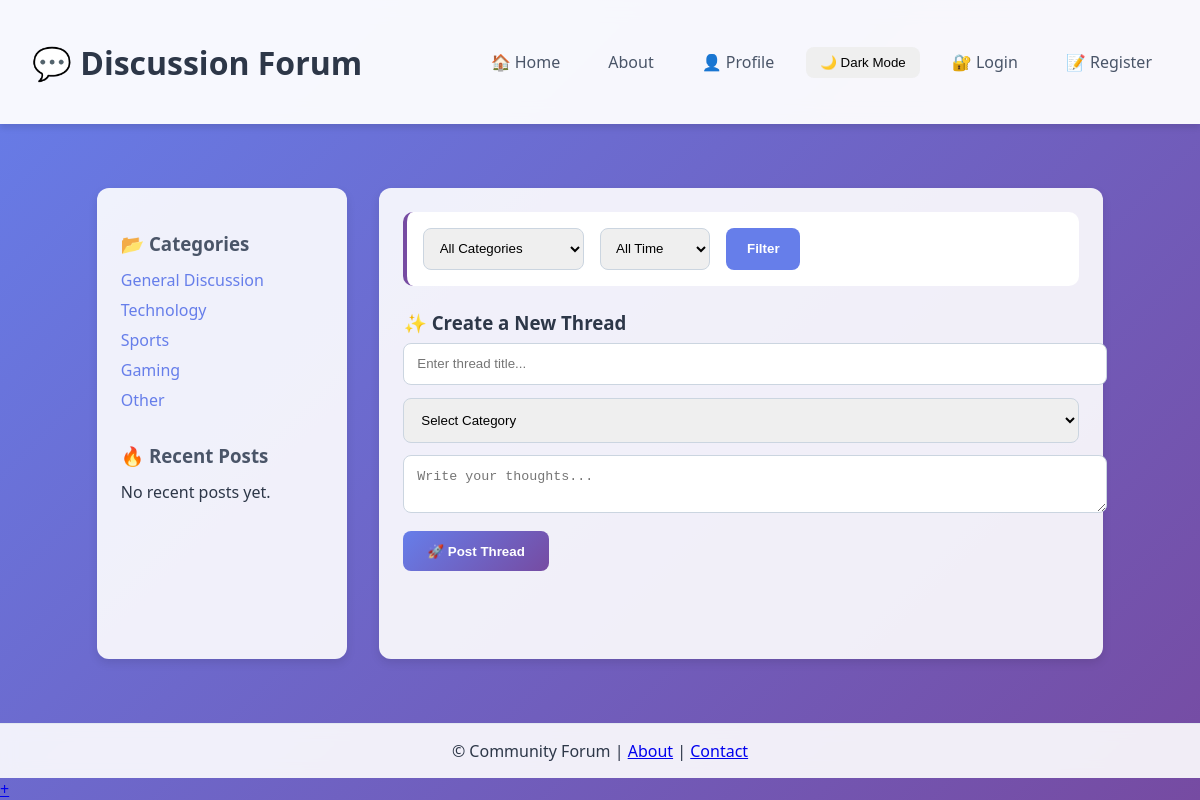
Page /chat/ on the committed database.
### chat/models.py (models this page shows, shortened)
class Category(models.Model):
    name = models.CharField(max_length=100, unique=True)
    description = models.TextField(blank=True)
    created_at = models.DateTimeField(auto_now_add=True)

### chat/views.py (the view)
# urls.py: path('', views.index, name='index'),
def index(request):
    query = request.GET.get('q', '')
    category_id = request.GET.get('category', '')
    threads = Thread.objects.all().order_by('-created_at')
    if query:
        threads = threads.filter(
            Q(title__icontains=query) |
            Q(content__icontains=query) |
            Q(author__username__icontains=query)
        )
    if category_id:
        threads = threads.filter(category_id=category_id)
    paginator = Paginator(threads, 10)
    page_number = request.GET.get('page')
    page_obj = paginator.get_page(page_number)
    categories = Category.objects.all()
    unread_notifications = 0
    if request.user.is_authenticated:
        unread_notifications = Notification.objects.filter(
            user=request.user, is_read=False
        ).count()
    return render(request, 'index.html', {
        'page_obj': page_obj,
        'categories': categories,
        'query': query,
        'selected_category': category_id,
        'unread_notifications': unread_notifications,
    })

### chat/templates/index.html (shortened to what this page needs)
{% extends 'base.html' %}
{% load static %}
{% block content %}
<main>
    <aside>
        <div class="sidebar-card">
            <h3>📂 Categories</h3>
            <ul>
                {% for category in categories %}
                    <li><a href="?category={{ category.id }}">{{ category.name }}</a></li>
                {% endfor %}
            </ul>
        </div>
        <div class="sidebar-card">
            <h3>🔥 Recent Posts</h3>
            <ul>
                {% for thread in page_obj|slice:":5" %}
                    <li><a href="#thread-{{ thread.id }}">{{ thread.title|truncatechars:30 }}</a></li>
                {% empty %}
                    <li>No recent posts yet.</li>
                {% endfor %}
            </ul>
        </div>
    </aside>
    <section class="main">
        <div class="filters">
            <form method="GET" style="display:flex; flex-wrap:wrap; gap:1rem;">
                <select name="category" class="filter-select">
                    <option value="">All Categories</option>
                </select>
                <select name="time" class="filter-select">
                    <option value="">All Time</option>
                </select>
                <button type="submit" class="filter-btn">Filter</button>
            </form>
        </div>
        <div class="new-thread">
            <h3>✨ Create a New Thread</h3>
            <input type="text" id="thread-title" placeholder="Enter thread title...">
            <select id="thread-category">
                <option value="">Select Category</option>
            </select>
            <textarea id="thread-content" placeholder="Write your thoughts..."></textarea>
            <button onclick="createThread()">🚀 Post Thread</button>
        </div>
    </section>
</main>
{% endblock %}

### chat/templates/base.html (style rules this page uses)
body { font-family: 'Segoe UI', Tahoma, Geneva, Verdana, sans-serif; background: linear-gradient(135deg, #667eea 0%, #764ba2 100%); color: #2d3748; margin: 0; padding: 0; min-height: 100vh; display: flex; flex-direction: column; transition: background 0.3s, color 0.3s; }
main { flex: 1; max-width: 1400px; margin: 2rem auto; padding: 0 2rem; transition: color 0.3s; }

### chat/templates/index.html (style rules this page uses)
body { font-family: 'Segoe UI', Tahoma, Geneva, Verdana, sans-serif; background: linear-gradient(135deg, #667eea 0%, #764ba2 100%); color: #2d3748; margin: 0; padding: 0; min-height: 100vh; display: flex; flex-direction: column; }
main { flex: 1; max-width: 1400px; margin: 2rem auto; padding: 0 2rem; display: flex; gap: 2rem; }
aside { flex: 0.3; background: rgba(255, 255, 255, 0.9); padding: 1.5rem; border-radius: 12px; box-shadow: 0 4px 10px rgba(0, 0, 0, 0.1); }
.sidebar-card { margin-bottom: 2rem; }
.sidebar-card h3 { color: #4a5568; margin-bottom: 0.8rem; }
.sidebar-card ul { list-style: none; padding: 0; margin: 0; }
.sidebar-card ul li { margin-bottom: 0.5rem; }
.sidebar-card ul li a { color: #667eea; text-decoration: none; transition: 0.2s; }
.main { flex: 1; background: rgba(255, 255, 255, 0.9); padding: 1.5rem; border-radius: 12px; box-shadow: 0 4px 10px rgba(0, 0, 0, 0.1); }
.filters { margin-bottom: 1.5rem; background: white; padding: 1rem; border-radius: 10px; border-left: 4px solid #764ba2; }
.filter-select { padding: 0.7rem; border-radius: 8px; border: 1px solid #cbd5e0; }
.filter-btn { padding: 0.7rem 1.3rem; background: #667eea; border: none; border-radius: 8px; color: white; cursor: pointer; font-weight: bold; }
.new-thread { margin-bottom: 2rem; }
.new-thread h3 { margin-bottom: 0.5rem; }
.new-thread input, .new-thread select, .new-thread textarea { width: 100%; padding: 0.8rem; margin-bottom: 0.8rem; border-radius: 8px; border: 1px solid #cbd5e0; }
.new-thread button { background: linear-gradient(135deg, #667eea 0%, #764ba2 100%); color: white; padding: 0.8rem 1.5rem; border: none; border-radius: 8px; cursor: pointer; font-weight: bold; transition: 0.3s; }

### rows in the picture
Category: name "General Discussion"
Category: name "Technology"
Category: name "Sports"
Category: name "Gaming"
Category: name "Other"
